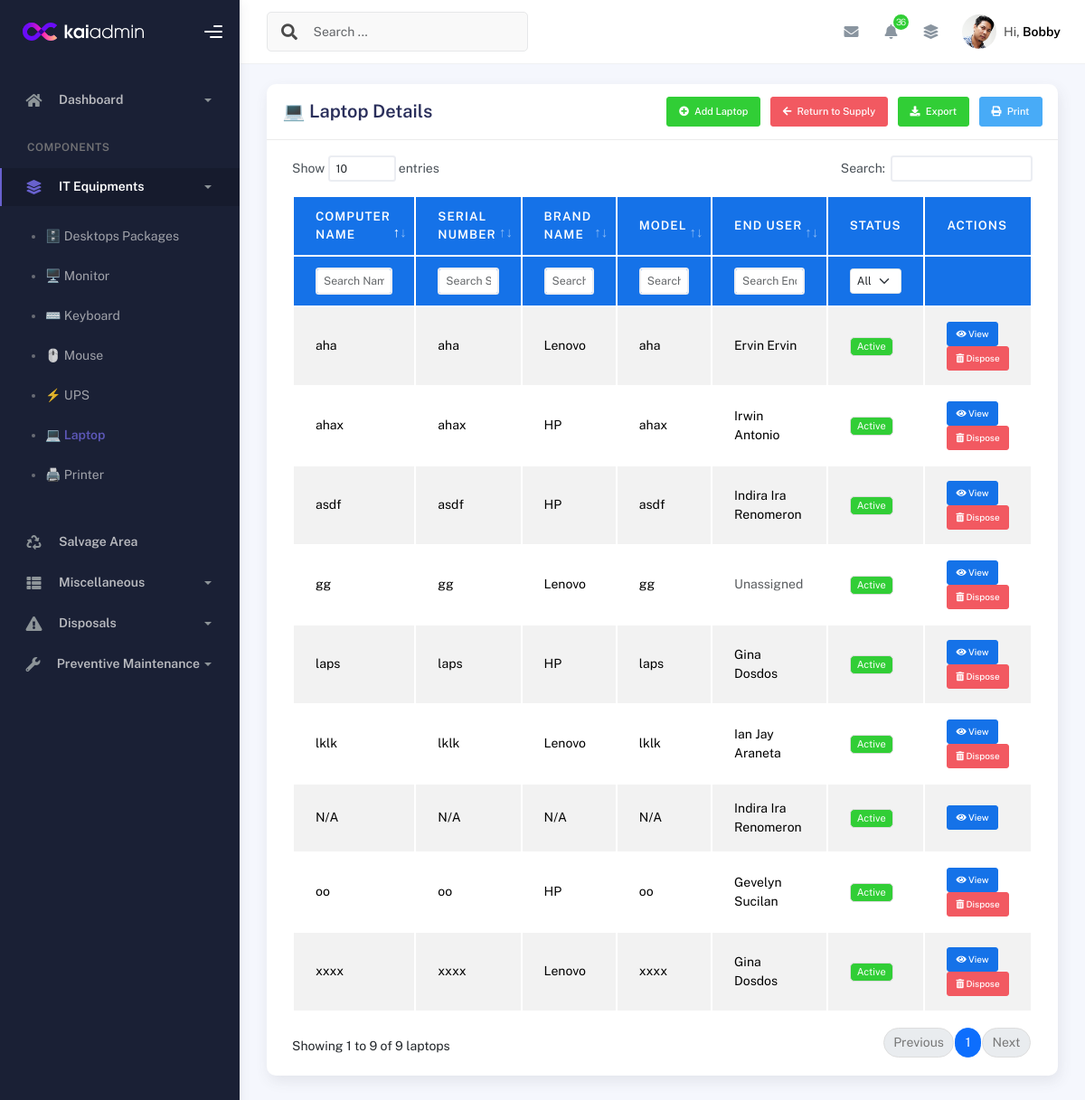
The page /laptops/ (signed in) on the database as committed earlier.
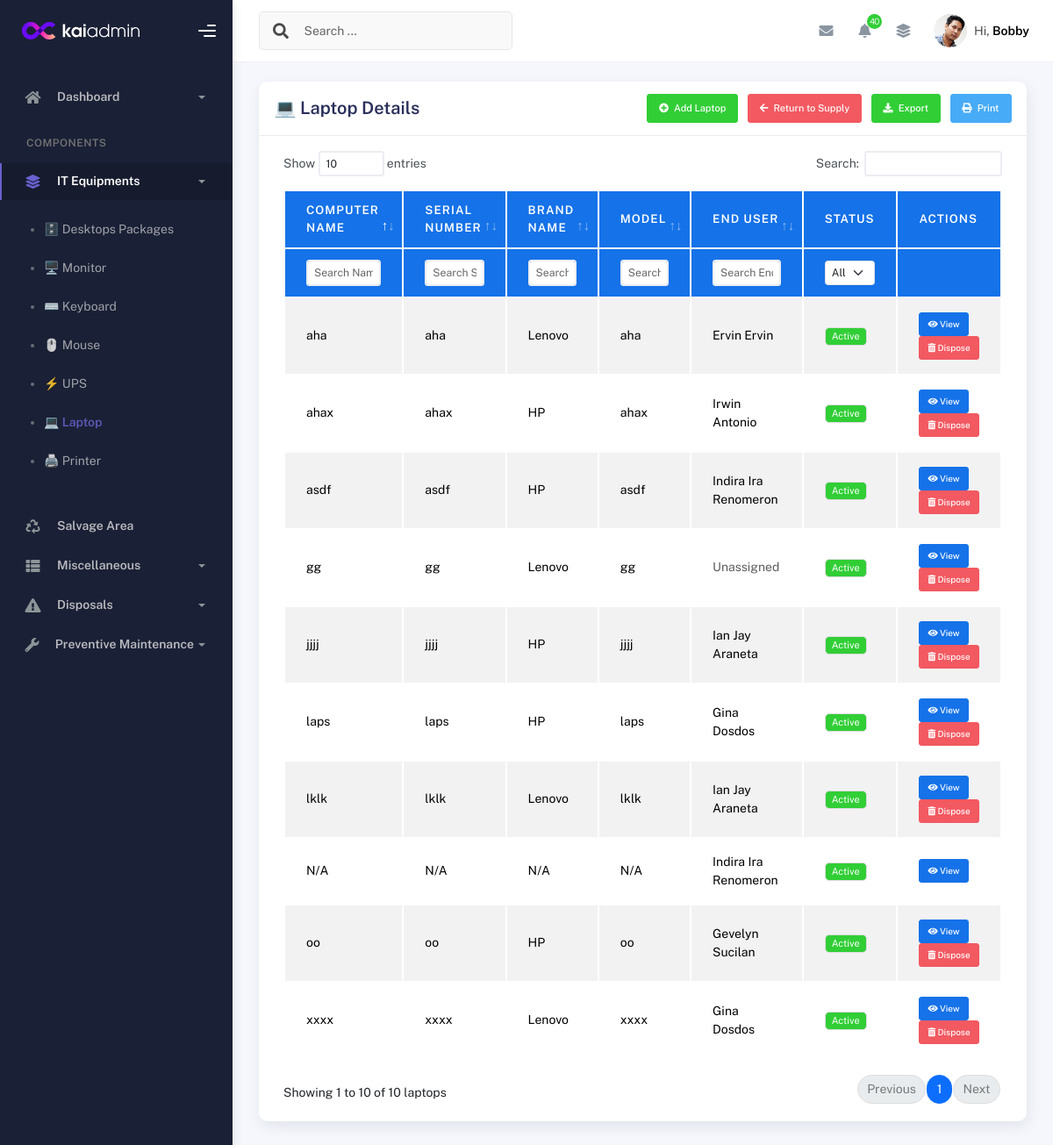
The same page on the database as committed later.
### inventory/models.py (models this page shows, shortened)
class LaptopPackage(models.Model):
    is_disposed = models.BooleanField(default=False)
    disposal_date = models.DateField(null=True, blank=True)
    created_at = models.DateTimeField(auto_now_add=True)
    updated_at = models.DateTimeField(auto_now=True)
    qr_code = models.ImageField(upload_to='qr_codes/laptops', blank=True, null=True)
    pm_schedule_date = models.DateField(null=True, blank=True)
    pm_schedule_notes = models.TextField(null=True, blank=True)

class LaptopDetails(models.Model):
    laptop_package = models.ForeignKey(
        LaptopPackage, related_name='laptop_details', on_delete=models.CASCADE
    )
    laptop_sn_db = models.CharField(max_length=255)
    serial_no_norm = models.CharField(
        max_length=255, null=True, blank=True, db_index=True, editable=False, unique=True
    )
    computer_name = models.CharField(max_length=255, unique=True, null=True)
    brand_name = models.ForeignKey(Brand, on_delete=models.SET_NULL, null=True, blank=True)
    model = models.CharField(max_length=255, null=True, blank=True)
    processor = models.CharField(max_length=100, null=True, blank=True)
    memory = models.CharField(max_length=100, null=True, blank=True)
    drive = models.CharField(max_length=255, null=True, blank=True)
    laptop_OS = models.CharField(max_length=100, blank=True, null=True)
    laptop_Office = models.CharField(max_length=100, blank=True, null=True)
    laptop_OS_keys = models.CharField(max_length=100, blank=True, null=True)
    laptop_Office_keys = models.CharField(max_length=100, blank=True, null=True)
    is_disposed = models.BooleanField(default=False)
    created_at = models.DateTimeField(default=timezone.now)

class Brand(models.Model):
    name = models.CharField(max_length=100, unique=True)
    is_keyboard = models.BooleanField(default=False)
    is_mouse = models.BooleanField(default=False)
    is_monitor = models.BooleanField(default=False)
    is_ups = models.BooleanField(default=False)
    is_desktop = models.BooleanField(default=False)
    is_printer = models.BooleanField(default=False)
    is_laptop = models.BooleanField(default=False)
    def __str__(self):
        return self.name

### inventory/views.py (the view)
# urls.py: path("laptops/", views.laptop_list, name="laptop_list"),
@login_required
def laptop_list(request):
    packages = LaptopPackage.objects.all().select_related()
    laptops = []
    for pkg in packages:
        details = LaptopDetails.objects.filter(laptop_package=pkg, is_disposed=False).first()
        user = UserDetails.objects.filter(laptop_package=pkg).select_related("user_Enduser").first()
        laptops.append({
            "package": pkg,              # ✅ for item.package.id
            "details": details,          # ✅ for item.details.*
            "end_user": user.user_Enduser.full_name if user and user.user_Enduser else None,
        })
    return render(request, "laptop/laptop_list.html", {"laptops": laptops})

### inventory/models.py (called while the page is built)
    @property
    def full_name(self):
        return f"{self.employee_fname} {self.employee_lname}".strip()

    @property
    def avatar_url(self):
        if self.avatar and hasattr(self.avatar, "url"):
            return self.avatar.url
        return "/static/img/default-avatar.png"

### templates/laptop/laptop_list.html (shortened to what the changed rows need)
{% extends 'base.html' %}
{% load static %}
{% block content %}
<div class="container">
  <div class="page-inner">
    <div class="row">
      <div class="col-md-12">
        <div class="card">
          <div class="card-body">
            <div class="table-responsive table-head-bg-primary">
              <table id="laptop-table" class="display table table-striped table-hover" style="width:100%">
                <thead>
                  <tr>
                    <th>Computer Name</th>
                    <th>Serial Number</th>
                    <th>Brand Name</th>
                    <th>Model</th>
                    <th>End User</th>
                    <th>Status</th>
                    <th>Actions</th>
                  </tr>
                  <tr class="filters">
                    <th><input type="text" class="form-control form-control-sm column-search" placeholder="Search Name" data-column="0" /></th>
                    <th><input type="text" class="form-control form-control-sm column-search" placeholder="Search Serial" data-column="1" /></th>
                    <th><input type="text" class="form-control form-control-sm column-search" placeholder="Search Brand" data-column="2" /></th>
                    <th><input type="text" class="form-control form-control-sm column-search" placeholder="Search Model" data-column="3" /></th>
                    <th><input type="text" class="form-control form-control-sm column-search" placeholder="Search End User" data-column="4" /></th>
                    <th>
                      <select class="form-select form-select-sm column-search" data-column="5">
                        <option value="">All</option>
                      </select>
                    </th>
                    <th></th>
                  </tr>
                </thead>
                <tbody>
                  {% for item in laptops %}
                  <tr class="{% if item.details and item.details.is_disposed %}table-danger{% endif %}">
                    <td>
                      {% if item.details %}
                        {{ item.details.computer_name }}
                      {% else %}
                        N/A
                      {% endif %}
                    </td>
                    <td>
                      {% if item.details %}
                        {{ item.details.laptop_sn_db }}
                      {% else %}
                        N/A
                      {% endif %}
                    </td>
                    <td>
                      {% if item.details %}
                        {{ item.details.brand_name }}
                      {% else %}
                        N/A
                      {% endif %}
                    </td>
                    <td>
                      {% if item.details %}
                        {{ item.details.model }}
                      {% else %}
                        N/A
                      {% endif %}
                    </td>
                    <td>
                      {% if item.end_user %}
                        {{ item.end_user }}
                      {% else %}
                        <span class="text-muted">Unassigned</span>
                      {% endif %}
                    </td>
                    <td>
                      {% if item.details and item.details.is_disposed %}
                        <span class="badge bg-danger">Disposed</span>
                      {% else %}
                        <span class="badge bg-success">Active</span>
                      {% endif %}
                    </td>
                    <td>
                      <a href="{% url 'laptop_details_view' item.package.id %}" class="btn btn-primary btn-xs">
                        <i class="fa fa-eye"></i> View
                      </a>
                      {% if item.details and not item.details.is_disposed %}
                        <a href="{% url 'dispose_laptop' item.details.id %}" class="btn btn-danger btn-xs">
                          <i class="fa fa-trash-alt"></i> Dispose
                        </a>
                      {% endif %}
                    </td>
                  </tr>
                  {% empty %}
                  <tr>
                    <td colspan="7" class="text-center text-muted">No laptop records available</td>
                  </tr>
                  {% endfor %}
                </tbody>
              </table>
            </div>
          </div>
        </div>
      </div>
    </div>
  </div>
</div>
{% endblock %}

### templates/base.html (shortened to what the changed rows need)
{% load static %}
<!DOCTYPE html>
<html lang="en">
<head>
  {% block head %}
  <link rel="stylesheet" href="{% static 'css/bootstrap.min.css' %}">
  <link rel="stylesheet" href="{% static 'css/plugins.min.css' %}">
  <link rel="stylesheet" href="{% static 'css/kaiadmin.min.css' %}">
  <link rel="stylesheet" href="{% static 'css/fonts.min.css' %}">
  {% endblock %}
</head>
<body>
  <div class="wrapper">
    <div class="main-panel">
      {% block navbar %}
      <div class="main-header">
        <nav class="navbar navbar-header navbar-header-transparent navbar-expand-lg border-bottom">
          <div class="container-fluid">
            <ul class="navbar-nav topbar-nav ms-md-auto align-items-center">
              <li class="nav-item topbar-icon dropdown hidden-caret">
                <a class="nav-link dropdown-toggle" href="#" id="notifDropdown" role="button" data-bs-toggle="dropdown" aria-haspopup="true" aria-expanded="false">
                  <i class="fa fa-bell"></i>
                  {% if pending_pm_count > 0 %}
                    <span class="notification">{{ pending_pm_count }}</span>
                  {% endif %}
                </a>
              </li>
            </ul>
          </div>
        </nav>
      </div>
      {% endblock %}
      {% block content %}{% endblock %}
    </div>
  </div>
</body>
</html>

Rows that differ between the two databases and show on the page:
added LaptopPackage: details.computer_name "jjjj", details.laptop_sn_db "jjjj", details.brand_name "HP", details.model "jjjj", end_user "Ian Jay Araneta", shows "Dispose"
Other text that changed with them:
{{ pending_pm_count }}: "36" → "40"
text written by a page script: "Show entries Search: Showing 1 to 9 of 9 laptops Previous 1 Next" → "Show entries Search: Showing 1 to 10 of 10 laptops Previous 1 Next"
